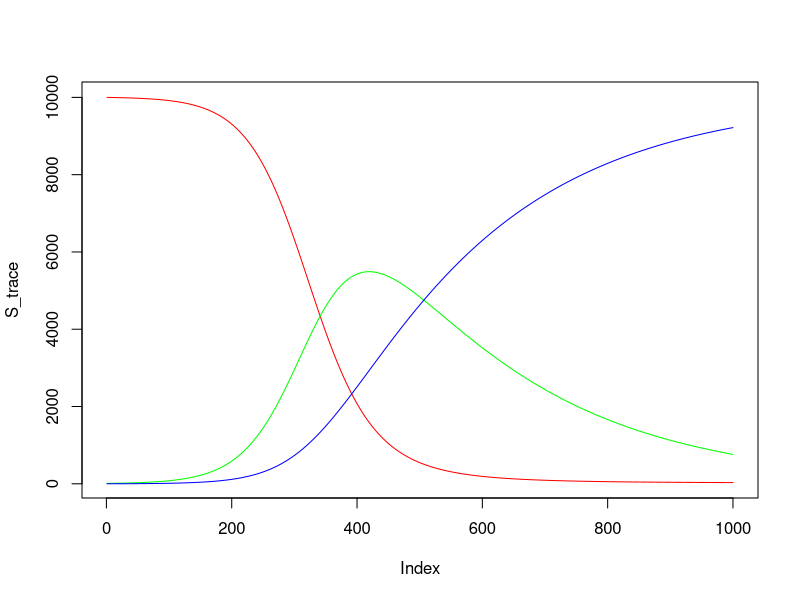

This chart was generated by the following R code:
## Set up parameters and initial conditions of model

S <- 10000
I <- 10
R <- 0
beta<- 0.025
gamma<- 1/250
N <- S + I + R

## Run model
S_trace <-c()
I_trace <-c()
R_trace <-c()

for(day in 1:1000)
{
  delta_S <- -(beta * I * S) / N
  delta_I <- ((beta * I * S))/N - gamma * I
  delta_R <- gamma * I
  
  S <- S + delta_S
  I <- I + delta_I
  R <- R + delta_R
  
  
  if(S < 0){S <- 0}
  if(I < 0){I <- 0}
  if(R < 0){R <- 0}
  
  S_trace <- c(S_trace, S)
  I_trace <- c(I_trace, I)
  R_trace <- c(R_trace, R)

  
  s<-paste(S,I,R)
  print(s)
  
}

plot(S_trace, type='l', col = 'red')
points(I_trace, type='l', col = 'green')
points(R_trace, type='l', col = 'blue')




